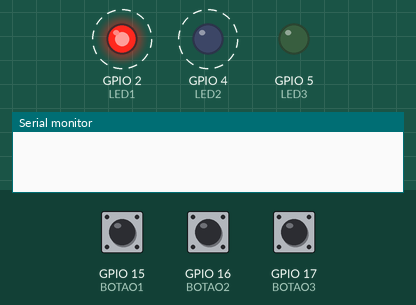
Simulated run of this sketch. Board: ESP32. On the bench: output pins drawn as LEDs (lit = HIGH), the last lines printed to the serial monitor. Dashed ring = blinking. Inputs (shaded band) come from the test bench; at power-on: GPIO 15 (BOTAO1) HIGH, GPIO 16 (BOTAO2) HIGH, GPIO 17 (BOTAO3) HIGH.

Above: at 1.25 s.
1.3 s: GPIO 15 (BOTAO1) pulled LOW for 0.15 s
At 1.45 s:
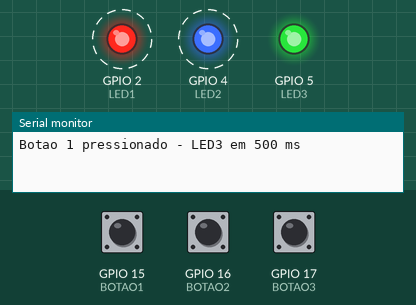
7.3 s: GPIO 15 (BOTAO1) pulled LOW for 1 s
At 8.55 s:
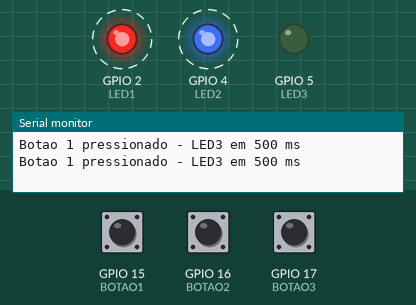
Timing chart, 0 to 16.3 s (numbered marks = the images above; inputs shaded):
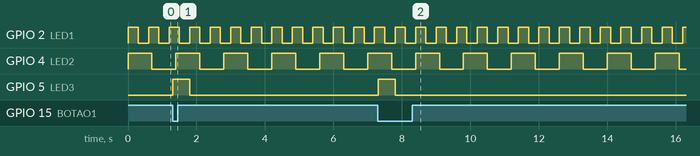

The sketch:

sketch.ino
```cpp
#include <Arduino.h>

#define LED1 2
#define LED2 4
#define LED3 5

#define BOTAO1 15
#define BOTAO2 16
#define BOTAO3 17

enum ComandoLED3 {
  LED3_PISCAR_500MS,
  LED3_PISCAR_100MS,
  LED3_DESLIGAR
};

QueueHandle_t filaLED3;

void aguardarSoltarBotao(uint8_t pino) {
  while (digitalRead(pino) == LOW) {
    vTaskDelay(20 / portTICK_PERIOD_MS);
  }
}

void taskLED1(void *pvParameters) {
  while (true) {
    digitalWrite(LED1, !digitalRead(LED1));
    vTaskDelay(300 / portTICK_PERIOD_MS);
  }
}

void taskLED2(void *pvParameters) {
  while (true) {
    digitalWrite(LED2, !digitalRead(LED2));
    vTaskDelay(700 / portTICK_PERIOD_MS);
  }
}

void taskBotao1(void *pvParameters) {
  ComandoLED3 comando = LED3_PISCAR_500MS;

  while (true) {
    if (digitalRead(BOTAO1) == LOW) {
      Serial.println("Botao 1 pressionado - LED3 em 500 ms");
      xQueueSend(filaLED3, &comando, portMAX_DELAY);
      aguardarSoltarBotao(BOTAO1);
      vTaskDelay(80 / portTICK_PERIOD_MS);
    }
    vTaskDelay(20 / portTICK_PERIOD_MS);
  }
}

void taskBotao2(void *pvParameters) {
  ComandoLED3 comando = LED3_PISCAR_100MS;

  while (true) {
    if (digitalRead(BOTAO2) == LOW) {
      Serial.println("Botao 2 pressionado - LED3 em 100 ms");
      xQueueSend(filaLED3, &comando, portMAX_DELAY);
      aguardarSoltarBotao(BOTAO2);
      vTaskDelay(80 / portTICK_PERIOD_MS);
    }
    vTaskDelay(20 / portTICK_PERIOD_MS);
  }
}

void taskBotao3(void *pvParameters) {
  ComandoLED3 comando = LED3_DESLIGAR;

  while (true) {
    if (digitalRead(BOTAO3) == LOW) {
      Serial.println("Botao 3 pressionado - LED3 desligado");
      xQueueSend(filaLED3, &comando, portMAX_DELAY);
      aguardarSoltarBotao(BOTAO3);
      vTaskDelay(80 / portTICK_PERIOD_MS);
    }
    vTaskDelay(20 / portTICK_PERIOD_MS);
  }
}

void taskLED3(void *pvParameters) {
  bool bloqueado = false;
  ComandoLED3 comandoRecebido;

  while (true) {
    if (xQueueReceive(filaLED3, &comandoRecebido, portMAX_DELAY) == pdTRUE) {
      switch (comandoRecebido) {
        case LED3_DESLIGAR:
          bloqueado = true;
          digitalWrite(LED3, LOW);
          break;

        case LED3_PISCAR_500MS:
          bloqueado = false;
          digitalWrite(LED3, HIGH);
          vTaskDelay(500 / portTICK_PERIOD_MS);
          digitalWrite(LED3, LOW);
          break;

        case LED3_PISCAR_100MS:
          bloqueado = false;
          digitalWrite(LED3, HIGH);
          vTaskDelay(100 / portTICK_PERIOD_MS);
          digitalWrite(LED3, LOW);
          break;
      }

      if (bloqueado) {
        digitalWrite(LED3, LOW);
      }
    }
  }
}

void setup() {
  Serial.begin(115200);

  pinMode(LED1, OUTPUT);
  pinMode(LED2, OUTPUT);
  pinMode(LED3, OUTPUT);

  pinMode(BOTAO1, INPUT_PULLUP);
  pinMode(BOTAO2, INPUT_PULLUP);
  pinMode(BOTAO3, INPUT_PULLUP);

  filaLED3 = xQueueCreate(10, sizeof(ComandoLED3));

  xTaskCreatePinnedToCore(taskLED1, "LED1", 2048, NULL, 1, NULL, 0);
  xTaskCreatePinnedToCore(taskLED2, "LED2", 2048, NULL, 1, NULL, 0);
  xTaskCreatePinnedToCore(taskBotao1, "BOTAO1", 2048, NULL, 2, NULL, 0);
  xTaskCreatePinnedToCore(taskBotao2, "BOTAO2", 2048, NULL, 2, NULL, 0);
  xTaskCreatePinnedToCore(taskBotao3, "BOTAO3", 2048, NULL, 2, NULL, 0);

  xTaskCreatePinnedToCore(taskLED3, "LED3", 2048, NULL, 1, NULL, 1);
}

void loop() {
}
```

Measured:
- after the input at 1.3 s, GPIO 5 (LED3): LOW → HIGH at once, → LOW 0.50 s later
- after the input at 7.3 s, GPIO 5 (LED3): LOW → HIGH at once, → LOW 0.50 s later
- by itself, GPIO 2 (LED1): alternates HIGH for 0.30 s and LOW for 0.30 s
- by itself, GPIO 4 (LED2): alternates HIGH for 0.70 s and LOW for 0.70 s
